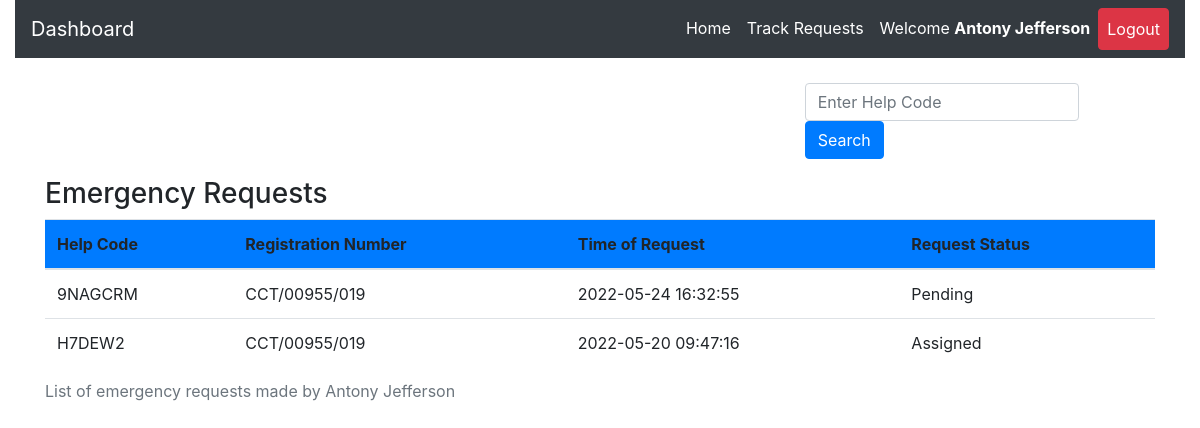
/track.php (signed in), run on an earlier commit of the app's database.
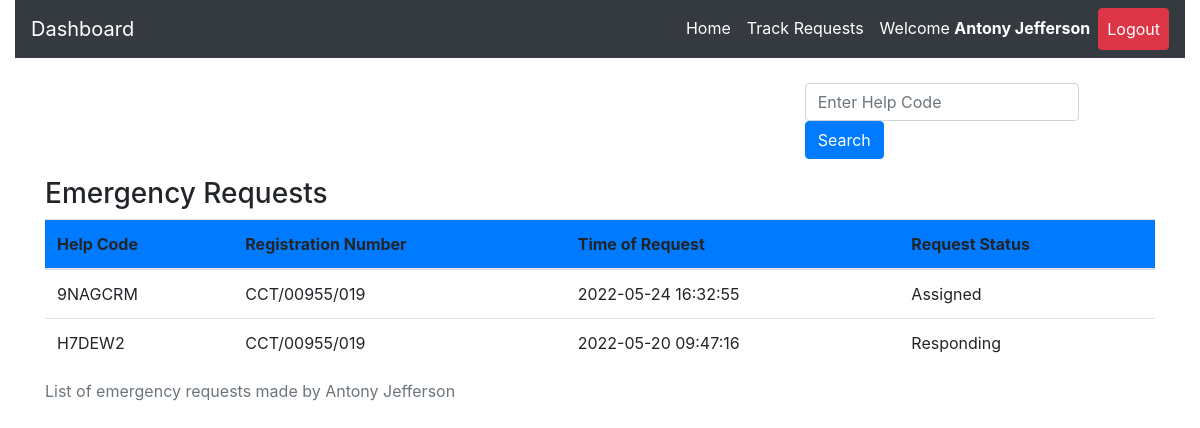
And on a later commit of the database.
### tables this page shows
CREATE TABLE `request_status` (
  `id` int(20) NOT NULL,
  `helpID` varchar(50) NOT NULL,
  `ip_address` varchar(100) NOT NULL,
  `request_latitude` varchar(50) NOT NULL DEFAULT '0',
  `request_longitude` varchar(50) NOT NULL DEFAULT '0',
  `status` varchar(50) DEFAULT 'Pending',
  `emergency_type` varchar(50) NOT NULL,
  `manual_directions` varchar(500) DEFAULT 'N/A',
  `emergency_description` varchar(255) DEFAULT 'No Description',
  `admNo` varchar(255) NOT NULL,
  `timestamp` datetime NOT NULL DEFAULT CURRENT_TIMESTAMP
);

### track.php (the view, shortened to what this page needs)
<?php
include 'server.php';
    ?>
<!DOCTYPE html>
<html lang="en">
<head>
  <?php
include './components/header.php';
?>
  </head>
  <body>
    <?php
    include './components/navbar.php';
    ?>
<div class="container mt-4">
<div class="row border border-white">
  <div class="col-md-4"></div>
  <div class="col-md-4"></div>
  <div class="col-md-4">
  <form class="form-inline my-2 my-lg-0" method="POST" action="">
<input class="form-control mr-sm-2" type="search" name='searched_help_code' placeholder="Enter Help Code" aria-label="Search">
<button type="submit" name='search-button' class="btn btn-primary">Search</button>
</form>
  </div>
</div>
<div class="row m-2">
  <div class="col-md-12">
  </div>
</div>
<table class="table">
  <caption>List of emergency requests made by <?php  echo  $_SESSION['firstname'].' '. $_SESSION['lastname']; ?></caption>
  <thead>
      <h3>Emergency Requests</h3>
    <tr class='bg-primary'>
      <th scope="col">Help Code</th>
      <th scope="col">Registration  Number</th>
      <th scope="col">Time of Request</th>
      <th scope="col">Request Status</th>
    </tr>
  </thead>
  <tbody>
        <?php
        if($_SESSION['username']){
            $reg_num = $_SESSION['username'];
            $data_fetch_query = "SELECT * FROM `request_status` WHERE admNo='$reg_num' order by timestamp DESC LIMIT 15";
            $data_result = mysqli_query($db, $data_fetch_query);
            if ($data_result->num_rows > 0){
                while($row = $data_result->fetch_assoc()) {
            echo "<tr> <td>" .$row["helpID"].  "</td>";
            echo "<td>" .$row["admNo"]."</td>";
            echo "<td>" .$row["timestamp"]."</td>";
            echo "<td>" .$row["status"]."</td> </tr>";
            }
            }else{
            echo "<td>"."No Requests Found"."</td>";
            }
            } else{
                echo "<td>"."No Data Found"."</td>";
            }
    ?>
              </tbody>
</table>
  </body>
</html>

What changed in the data, as far as the page shows it:
changed request_status "9NAGCRM": status "Pending" → "Assigned"
changed request_status "H7DEW2": status "Assigned" → "Responding"
